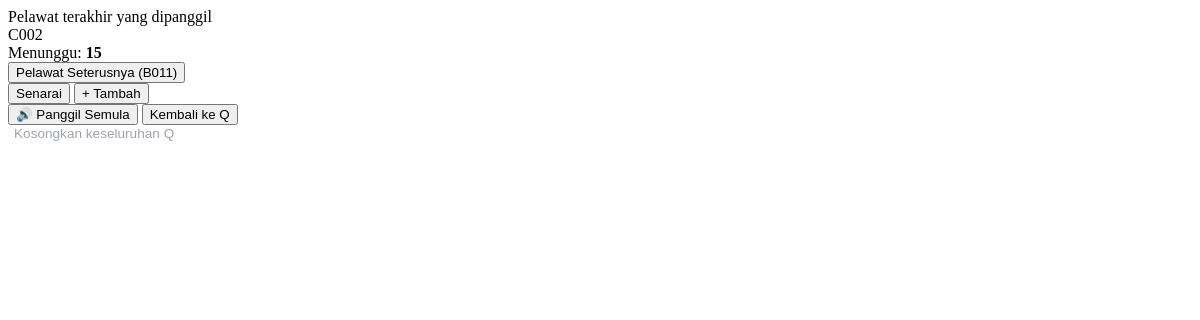
Before: /q/e34f76f6-3da0-439d-a901-6b6a148072ad/updates/ with the older database file.
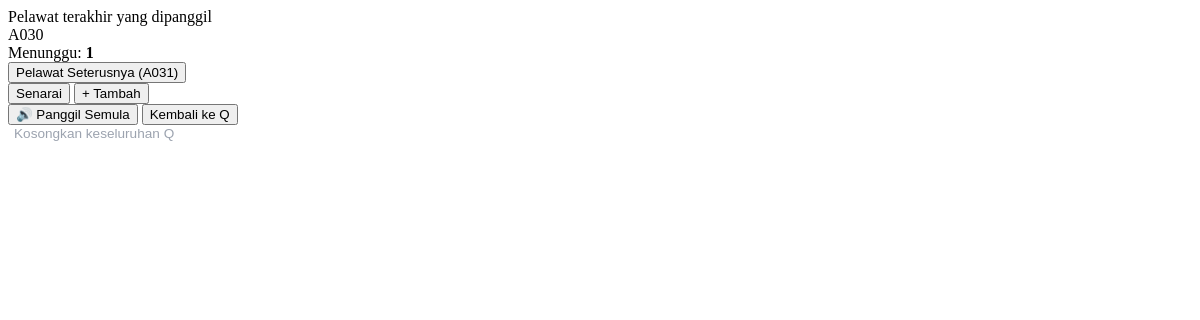
After: the same page with the newer database file.
### queues/models.py (models this page shows, shortened)
class Visitor(models.Model):
    queue = models.ForeignKey(Queue, on_delete=models.CASCADE, related_name='visitors')
    name = models.CharField(max_length=100)
    number = models.IntegerField() # Nombor giliran (101, 102...)
    joined_at = models.DateTimeField(auto_now_add=True)
    served_at = models.DateTimeField(null=True, blank=True)
    STATUS_CHOICES = [
        ('WAITING', 'Waiting'),
        ('SERVING', 'Serving'),
        ('COMPLETED', 'Completed'),
    ]
    status = models.CharField(max_length=20, choices=STATUS_CHOICES, default='WAITING')
    is_returned = models.BooleanField(default=False)
    is_invited = models.BooleanField(default=False)
    SERVICE_CHOICES = [
        ('A', 'Pendaftaran'),
        ('B', 'Pembayaran'),
        ('C', 'Pertanyaan'),
    ]
    service_type = models.CharField(max_length=1, choices=SERVICE_CHOICES, default='A')
    @property
    def ticket_number(self):
        return f"{self.service_type}{self.number:03d}"

### queues/views.py (the view)
# urls.py: path('q/<slug:slug>/updates/', views.get_admin_updates, name='get_admin_updates'),
def get_admin_updates(request, slug):
    queue = get_object_or_404(Queue, slug=slug)
    current_serving = Visitor.objects.filter(queue=queue, status='SERVING').first()
    all_waiting_visitors = Visitor.objects.filter(queue=queue, status='WAITING') \
                                          .order_by('is_returned', 'id')
    waiting_count = all_waiting_visitors.count()
    next_visitor = all_waiting_visitors.first()
    context = {
        'queue': queue,
        'current_serving': current_serving,
        'all_waiting_visitors': all_waiting_visitors,
        'waiting_count': waiting_count,
        'next_visitor': next_visitor,
    }
    return render(request, 'queues/partials/admin_board.html', context)

### queues/templates/queues/partials/admin_board.html (shortened to what this page needs)
<div id="status-card-area" class="status-card" hx-swap-oob="true">
    <div class="status-label">Pelawat terakhir yang dipanggil</div>
    <div class="status-number" id="display-number">
        {% if current_serving %}
            {{ current_serving.ticket_number }}
        {% else %}
            --
        {% endif %}
    </div>
    <div class="status-sub mt-3">
        Menunggu: <strong>{{ waiting_count }}</strong>
    </div>
</div>
<div id="controls-area" class="controls-area" hx-swap-oob="true">
    {% if next_visitor %}
        <button
            id="btn-next"
            hx-get="{% url 'call_next' queue.slug %}"
            hx-swap="none"
            class="btn-app btn-primary-app">
            Pelawat Seterusnya ({{ next_visitor.ticket_number }})
        </button>
    {% else %}
        <a href="#" class="btn-app btn-primary-app disabled" style="background-color: #d1d5db; pointer-events: none;">
            Tiada Pelawat
        </a>
    {% endif %}
    <div class="action-grid">
        <button id="btn-list" onclick="openNumberModal()" class="btn-app btn-secondary-app">Senarai</button>
        <button id="btn-add" onclick="openAddModal()" class="btn-app btn-secondary-app">+ Tambah</button>
    </div>
    {% if current_serving %}
        <div class="action-grid mt-2">
            <button
                id="btn-recall"
                hx-get="{% url 'invite_specific_visitor' current_serving.id %}"
                hx-swap="none"
                class="btn-app btn-secondary-app text-primary border-primary fw-bold">
                🔊 Panggil Semula
            </button>
            <button onclick="showConfirmModal('{{ current_serving.id }}', '{{ current_serving.ticket_number }}')" class="btn-app btn-secondary-app text-danger border-danger">
                Kembali ke Q
            </button>
        </div>
    {% endif %}
    <div class="text-center mt-2">
        <button onclick="openRemoveModal()" style="background:none; border:none; color:#9ca3af; font-size:0.85rem; cursor:pointer;">
            Kosongkan keseluruhan Q
        </button>
    </div>
</div>

Changed rows visible on the page:
no longer on this page (row edited): Visitor: ticket_number "C002"
no longer on this page (row edited): Visitor: ticket_number "B011"
added Visitor: ticket_number "A030"
added Visitor: ticket_number "A031"
Other visible differences:
{{ waiting_count }}: "15" → "1"
